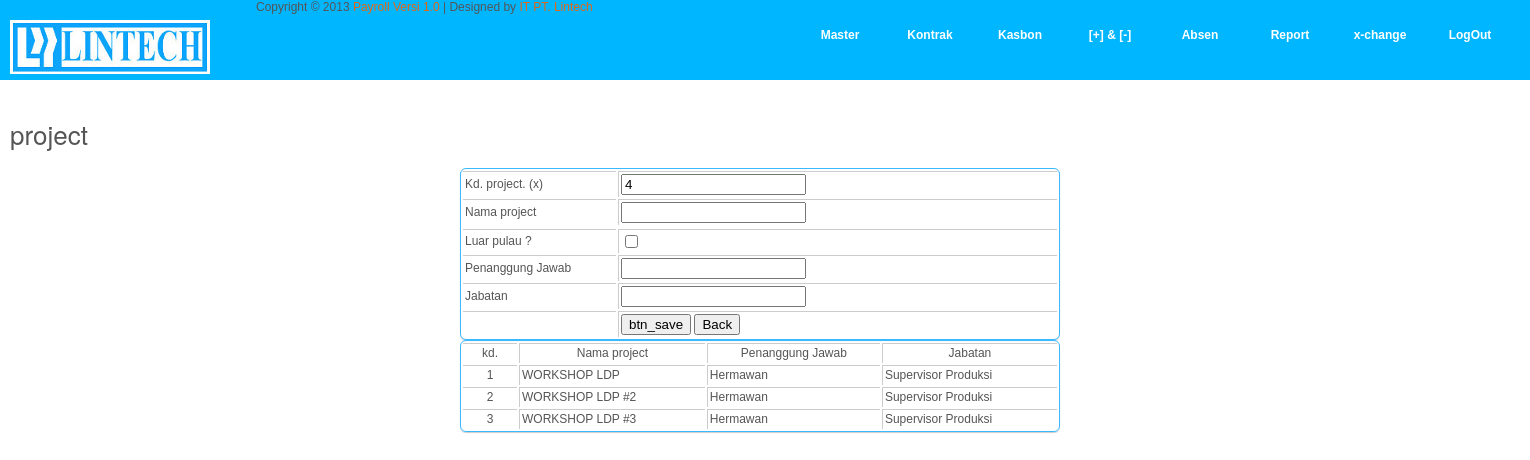
The page /insert_m_project.php on the database its author committed.
### tables this page shows
CREATE TABLE IF NOT EXISTS `project` (
  `kd_project` int(11) NOT NULL,
  `nama_project` varchar(50) NOT NULL,
  `luar_pulau` tinyint(1) NOT NULL,
  `penanggungjawab` varchar(32) NOT NULL,
  `jabatan` varchar(50) NOT NULL,
  PRIMARY KEY (`kd_project`)
);

### insert_m_project.php (the view, shortened to what this page needs)
<?php
require_once('connections/conn_mysqli_procedural.php');
$qry_project = "SELECT * FROM project ";
$rs_project = mysqli_query($link, $qry_project);
$SQLmax="SELECT MAX(kd_project) as NMAX FROM project";
$rsMax= mysqli_query($link, $SQLmax);
$row_rsMax= mysqli_fetch_assoc($rsMax);
$max=$row_rsMax[NMAX]+1;
?>
<!DOCTYPE html PUBLIC "-//W3C//DTD XHTML 1.0 Transitional//EN" "http://www.w3.org/TR/xhtml1/DTD/xhtml1-transitional.dtd">
<html xmlns="http://www.w3.org/1999/xhtml">
<head>
<link href="templatemo_style.css" rel="stylesheet" type="text/css" />
<link rel="stylesheet" type="text/css" href="css/ddsmoothmenu.css" />
<link rel="stylesheet" href="css/slimbox2.css" type="text/css" media="screen" />
</head>
<body>
<?php require_once('header.inc'); ?>
<div id="templatemo_main" class="wrapper">
	            <h2>project</h2>
		<form name="form1" method="POST" action="saveinsert_m_project.php">
		  <table width="600" class="bordered" align="center">
			<tr>
			  <td width="111">Kd. project. (x)</td>
			  <td width="325"><input name="kd_project"  id="" value="<?php if ($_REQUEST['edit']==1) echo $row_editproject['kd_project']; else echo $max;?>"></td>
			</tr>
			<tr>
			  <td>Nama project </td>
			  <td><input name="nama_project" type="text" id="nama_project" value="<?php if ($_REQUEST['edit']==1) echo $row_editproject['nama_project'];?>"></td>
			</tr>
			<tr>
			<tr>
			  <td>Luar pulau ? </td>
			  <td><input type="checkbox" name="luar_pulau"  value="1" id="luar_pulau" <?php if ($row_editproject['luar_pulau']) echo "checked";?> ></td>
			</tr>
			<tr>
			  <td>Penanggung Jawab </td>
			  <td><input name="penanggungjawab" type="text" id="jabatan" value="<?php if ($_REQUEST['edit']==1) echo $row_editproject['penanggungjawab'];?>"></td>
			</tr>
			<tr>
			  <td>Jabatan </td>
			  <td><input name="jabatan" type="text" id="jabatan" value="<?php if ($_REQUEST['edit']==1) echo $row_editproject['jabatan'];?>"></td>
			</tr>
			<tr>
			  <td>&nbsp;</td>
			  <td><input name ="<?php if ($_REQUEST['edit']==1) echo "btn_edit"; else echo "btn_save";?>" type="submit" id="<?php if ($_REQUEST['edit']==1) echo "btn_edit"; else echo "btn_save";?>" value="<?php if ($_REQUEST['edit']==1) echo "btn_edit"; else echo "btn_save";?>">
			  <input name = "btn_back" type="button" value= "Back"  id="btn_back" Onclick="location='m_project.php'">
			  </td>
			</tr>
		  </table>
		  <table class="bordered" width=600 align = "center">
		  <tr align="center">
		  <td width=50 align=center>kd. </td>
		  <td align=center> Nama project</td>
		  <td align=center> Penanggung Jawab</td>
		  <td align=center> Jabatan</td>
		  </tr>
		  <?php while ($row_rs_project = mysqli_fetch_assoc($rs_project)) { ?>
		  <tr>
		  <td align=center> <?php echo $row_rs_project['kd_project'];?></td>
		  <td align=left> <?php echo $row_rs_project['nama_project'];?></td>
		  <td align=left> <?php echo $row_rs_project['penanggungjawab'];?></td>
		  <td align=left> <?php echo $row_rs_project['jabatan'];?></td>
		  </tr>
		  <?php } ?>
		  </table>
		</form>
	</div>
</body>
</html>

### templatemo_style.css (style rules this page uses)
body { margin: 0; padding: 0; color: #555; font-family: Verdana, Arial, Helvetica, sans-serif; font-size: 12px; line-height: 15px; background-color: #fff; }
h1, h2, h3, h4, h5, h6 { color:#555; font-weight:400; padding: 0; margin: 0; font-family: "Helvetica Neue",Helvetica,Arial,sans-serif }
h2 { font-size:26px; margin-bottom: 20px; line-height: 28px }
.wrapper { height: 2900px; width: 1500px; padding: 0 10px; margin: 0px; }
#templatemo_main { padding: 40px 10px; background: # }
.bordered { border: solid #3BB9FF 1px; -moz-border-radius: 6px; -webkit-border-radius: 6px; border-radius: 6px; -webkit-box-shadow: 0 1px 1px #ccc; -moz-box-shadow: 0 1px 1px #ccc; box-shadow: 0 1px 1px #ccc; }
.bordered td, .bordered th { border-left: 1px solid #ccc; border-top: 1px solid #ccc; padding: 2px; text-align: none; }
.bordered td:first-child, .bordered th:first-child { border-left: none; }
.bordered tr:last-child td:first-child { -moz-border-radius: 0 0 0 6px; -webkit-border-radius: 0 0 0 6px; border-radius: 0 0 0 6px; }
.bordered tr:last-child td:last-child { -moz-border-radius: 0 0 6px 0; -webkit-border-radius: 0 0 6px 0; border-radius: 0 0 6px 0; }

### rows shown on the page
project: kd_project "1", nama_project "WORKSHOP LDP", penanggungjawab "Hermawan", jabatan "Supervisor Produksi"
project: kd_project "2", nama_project "WORKSHOP LDP #2", penanggungjawab "Hermawan", jabatan "Supervisor Produksi"
project: kd_project "3", nama_project "WORKSHOP LDP #3", penanggungjawab "Hermawan", jabatan "Supervisor Produksi"
